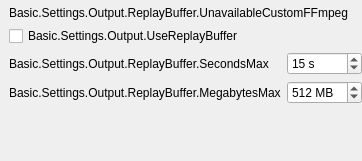
                  <widget class="QWidget" name="advOutputReplayTab">
                   <attribute name="title">
                    <string>ReplayBuffer</string>
                   </attribute>
                   <layout class="QVBoxLayout" name="verticalLayout_22">
                    <property name="leftMargin">
                     <number>0</number>
                    </property>
                    <property name="topMargin">
                     <number>0</number>
                    </property>
                    <property name="rightMargin">
                     <number>0</number>
                    </property>
                    <property name="bottomMargin">
                     <number>0</number>
                    </property>
                    <item>
                     <widget class="QFrame" name="advOutputReplayFrame">
                      <property name="lineWidth">
                       <number>0</number>
                      </property>
                      <layout class="QVBoxLayout" name="verticalLayout_29">
                       <property name="leftMargin">
                        <number>9</number>
                       </property>
                       <property name="topMargin">
                        <number>6</number>
                       </property>
                       <property name="rightMargin">
                        <number>0</number>
                       </property>
                       <property name="bottomMargin">
                        <number>9</number>
                       </property>
                       <item>
                        <widget class="QLabel" name="advReplayBufCustomFFmpeg">
                         <property name="text">
                          <string>Basic.Settings.Output.ReplayBuffer.UnavailableCustomFFmpeg</string>
                         </property>
                         <property name="themeID" stdset="0">
                          <string>warning</string>
                         </property>
                        </widget>
                       </item>
                       <item>
                        <widget class="QCheckBox" name="advReplayBuf">
                         <property name="text">
                          <string>Basic.Settings.Output.UseReplayBuffer</string>
                         </property>
                        </widget>
                       </item>
                       <item>
                        <widget class="QFrame" name="advReplayBufferFrame">
                         <property name="sizePolicy">
                          <sizepolicy hsizetype="Preferred" vsizetype="Preferred">
                           <horstretch>0</horstretch>
                           <verstretch>0</verstretch>
                          </sizepolicy>
                         </property>
                         <layout class="QFormLayout" name="formLayout_30">
                          <property name="leftMargin">
                           <number>0</number>
                          </property>
                          <property name="topMargin">
                           <number>0</number>
                          </property>
                          <property name="rightMargin">
                           <number>0</number>
                          </property>
                          <property name="bottomMargin">
                           <number>8</number>
                          </property>
                          <item row="0" column="0">
                           <widget class="QLabel" name="advRBSecMaxLabel">
                            <property name="text">
                             <string>Basic.Settings.Output.ReplayBuffer.SecondsMax</string>
                            </property>
                           </widget>
                          </item>
                          <item row="0" column="1">
                           <widget class="QSpinBox" name="advRBSecMax">
                            <property name="suffix">
                             <string notr="true"> s</string>
                            </property>
                            <property name="minimum">
                             <number>5</number>
                            </property>
                            <property name="maximum">
                             <number>21600</number>
                            </property>
                            <property name="value">
                             <number>15</number>
                            </property>
                           </widget>
                          </item>
                          <item row="1" column="1">
                           <widget class="QSpinBox" name="advRBMegsMax">
                            <property name="suffix">
                             <string> MB</string>
                            </property>
                            <property name="minimum">
                             <number>20</number>
                            </property>
                            <property name="maximum">
                             <number>8192</number>
                            </property>
                            <property name="value">
                             <number>512</number>
                            </property>
                           </widget>
                          </item>
                          <item row="1" column="0">
                           <widget class="QLabel" name="advRBMegsMaxLabel">
                            <property name="text">
                             <string>Basic.Settings.Output.ReplayBuffer.MegabytesMax</string>
                            </property>
                           </widget>
                          </item>
                          <item row="2" column="1">
                           <widget class="QLabel" name="advRBEstimate">
                            <property name="text">
                             <string notr="true"/>
                            </property>
                           </widget>
                          </item>
                         </layout>
                        </widget>
                       </item>
                      </layout>
                     </widget>
                    </item>
                    <item>
                     <spacer name="verticalSpacer">
                      <property name="orientation">
                       <enum>Qt::Vertical</enum>
                      </property>
                      <property name="sizeHint" stdset="0">
                       <size>
                        <width>20</width>
                        <height>20</height>
                       </size>
                      </property>
                     </spacer>
                    </item>
                   </layout>
                  </widget>
